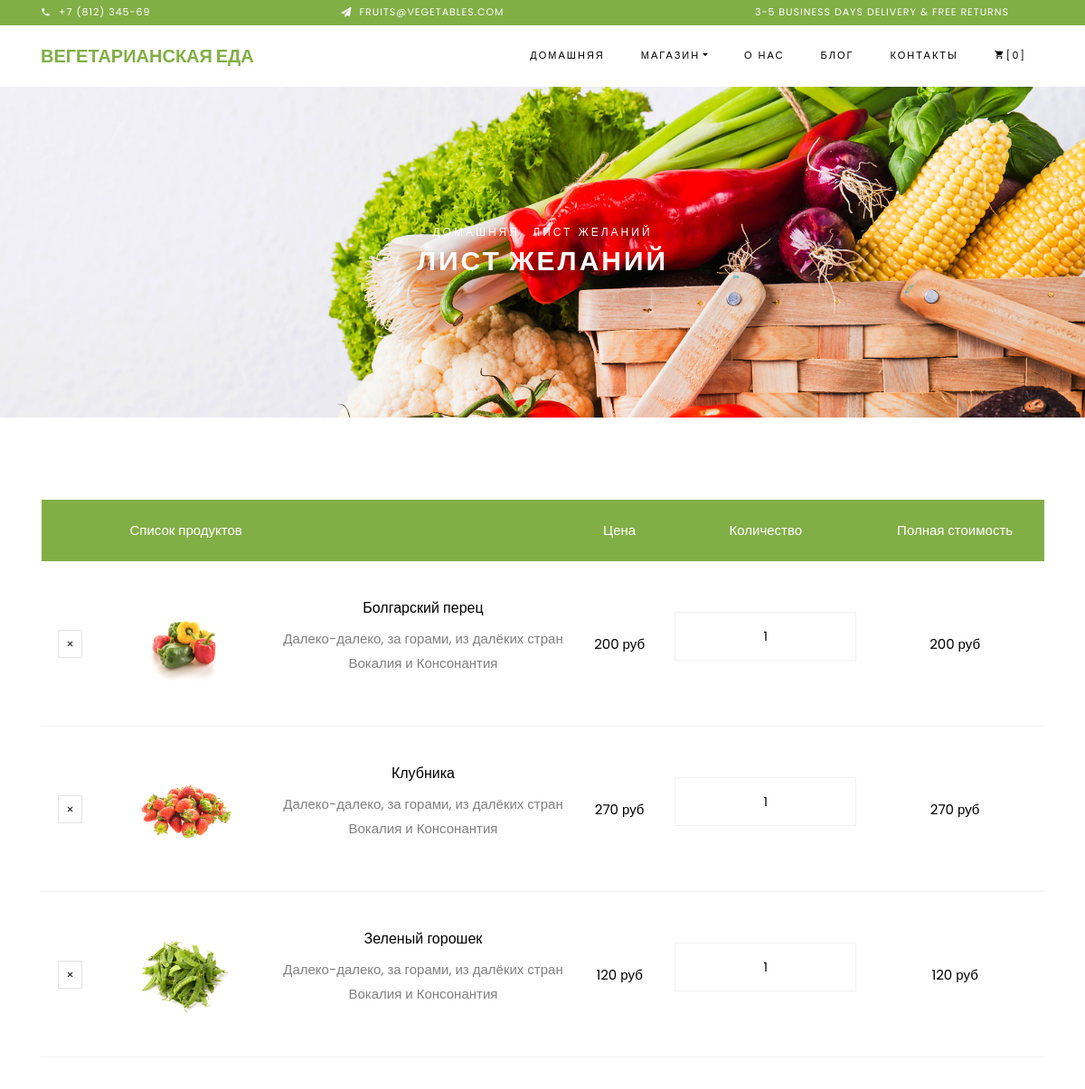
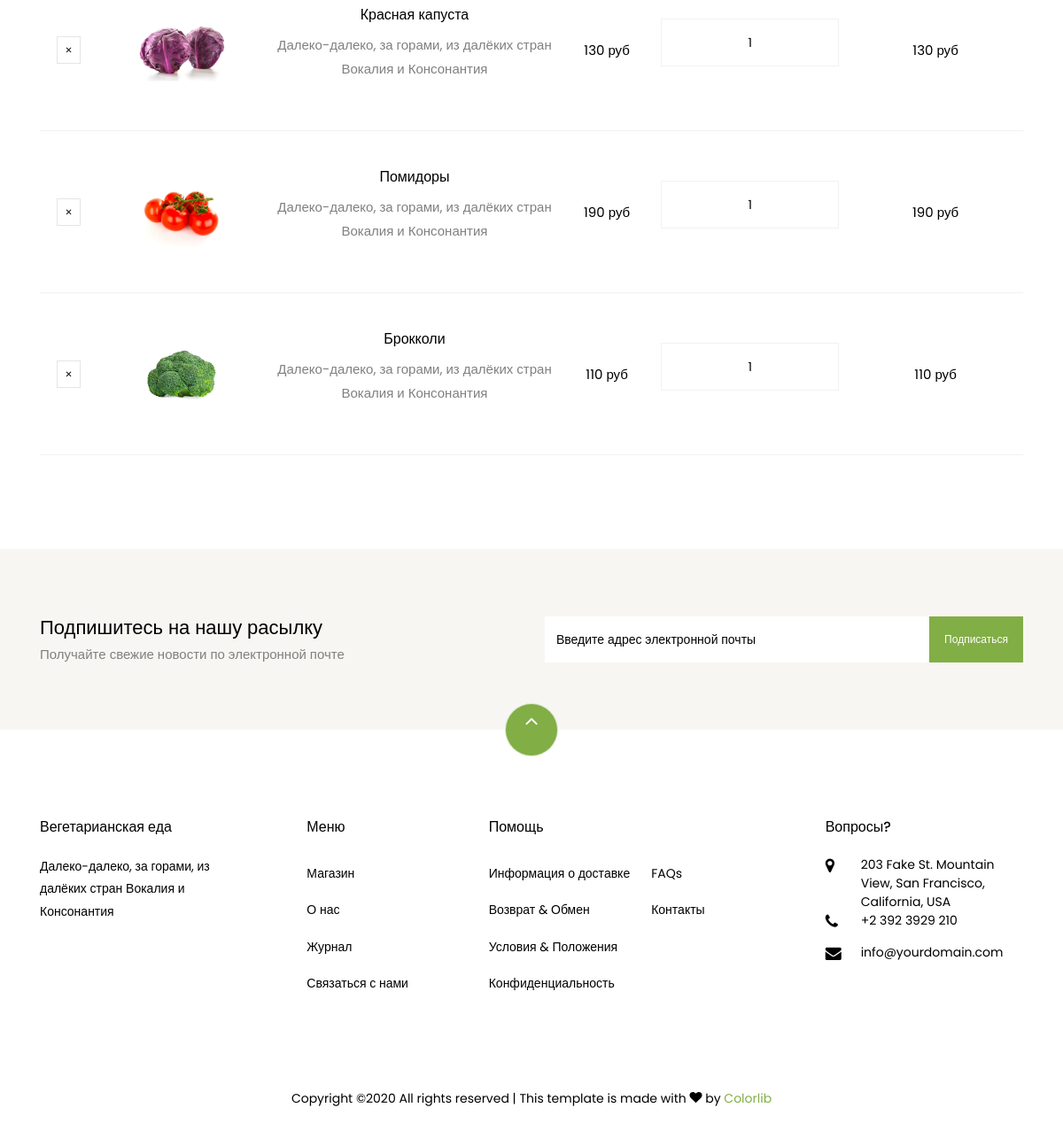
The app's page /wishlist/ with its own data (2 pictures, top to bottom).
### vege/models.py (models this page shows, shortened)
class RuProduct(models.Model):
    id = models.AutoField(primary_key=True)
    name = models.CharField(max_length=30)
    image = models.CharField(max_length=64)
    price = models.IntegerField()
    discount = models.IntegerField(blank=True)
    price_sale = models.FloatField()

### vege/views.py (the view)
# urls.py: path('wishlist/', WishlistView.as_view(), name="wishlist"),
class WishlistView(View):
    def get(self, request):
        products_list = []
        if LANGUAGE_CODE == 'ru':
            for obj in RuProduct.objects.all()[:6]:
                d = dict(name=obj.name, image=obj.image, price=f'{obj.price} руб', discount=obj.discount,
                         price_sale=f'{obj.price_sale} руб')
                products_list.append(d)
        else:
            for obj in EnProduct.objects.all()[:6]:
                d = dict(name=obj.name, image=obj.image, price=f'{obj.price} $', discount=obj.discount,
                         price_sale=f'{obj.price_sale} $')
                products_list.append(d)
        return render(request, 'vege/wishlist.html',
                      {"products": products_list, 'phone_number': PHONE_NUMBER, 'email_mail': EMAIL_MAIL})

### vege/templates/vege/wishlist.html
{% extends "vege/base.html" %}
{% load static %}
{% load i18n %}
{% block content %}
    <div class="hero-wrap hero-bread" style="background-image: url(/static/vege/images/bg_1.jpg);">
      <div class="container">
        <div class="row no-gutters slider-text align-items-center justify-content-center">
          <div class="col-md-9 ftco-animate text-center">
          	<p class="breadcrumbs"><span class="mr-2"><a href="{% url "" %}">{% trans 'HomePage' %}</a></span> <span>{% trans 'Wishlist' %}</span></p>
            <h1 class="mb-0 bread">{% trans 'Wishlist' %}</h1>
          </div>
        </div>
      </div>
    </div>
    <section class="ftco-section ftco-cart">
			<div class="container">
				<div class="row">
    			<div class="col-md-12 ftco-animate">
    				<div class="cart-list">
	    				<table class="table">
						    <thead class="thead-primary">
						      <tr class="text-center">
						        <th>&nbsp;</th>
						        <th>{% trans 'Product List' %}</th>
						        <th>&nbsp;</th>
						        <th>{% trans 'Price' %}</th>
						        <th>{% trans 'Quantity' %}</th>
						        <th>{% trans 'Total' %}</th>
						      </tr>
						    </thead>
						    <tbody>
                            {% for product in products %}
						      <tr class="text-center">
						        <td class="product-remove"><a href="#"><span class="ion-ios-close"></span></a></td>
						        <td class="image-prod"><div class="img" style="background-image:url(/static/{{ product.image }});"></div></td>
						        <td class="product-name">
						        	<h3>{{ product.name }}</h3>
						        	<p>{% trans 'far far' %}</p>
						        </td>
						        <td class="price">{{ product.price }}</td>
						        <td class="quantity">
						        	<div class="input-group mb-3">
					             	<input type="text" name="quantity" class="quantity form-control input-number" value="1" min="1" max="100">
					          	</div>
					          </td>
						        <td class="total">{{ product.price }}</td>
						      </tr>
                            {% endfor %}
						    </tbody>
						  </table>
					  </div>
    			</div>
    		</div>
			</div>
		</section>
{% endblock %}

### vege/templates/vege/base.html (shortened to what this page needs)
{% load static %}
{% load i18n %}
<!DOCTYPE html>
<html lang="en">
  <head>
    <link rel="stylesheet" href="{% static 'vege/css/open-iconic-bootstrap.min.css' %}">
    <link rel="stylesheet" href="{% static 'vege/css/animate.css' %}">
    <link rel="stylesheet" href="{% static 'vege/css/owl.carousel.min.css' %}">
    <link rel="stylesheet" href="{% static 'vege/css/owl.theme.default.min.css' %}">
    <link rel="stylesheet" href="{% static 'vege/css/magnific-popup.css' %}">
    <link rel="stylesheet" href="{% static 'vege/css/aos.css' %}">
    <link rel="stylesheet" href="{% static 'vege/css/ionicons.min.css' %}">
    <link rel="stylesheet" href="{% static 'vege/css/bootstrap-datepicker.css' %}">
    <link rel="stylesheet" href="{% static 'vege/css/jquery.timepicker.css' %}">
    <link rel="stylesheet" href="{% static 'vege/css/flaticon.css' %}">
    <link rel="stylesheet" href="{% static 'vege/css/icomoon.css' %}">
    <link rel="stylesheet" href="{% static 'vege/css/style.css' %}">
  </head>
  <body class="goto-here">
    <div class="py-1 bg-primary">
    	<div class="container">
    		<div class="row no-gutters d-flex align-items-start align-items-center px-md-0">
	    		<div class="col-lg-12 d-block">
		    		<div class="row d-flex">
		    			<div class="col-md pr-4 d-flex topper align-items-center">
					    	<div class="icon mr-2 d-flex justify-content-center align-items-center"><span class="icon-phone2"></span></div>
						    <span class="text">{{ phone_number }}</span>
					    </div>
					    <div class="col-md pr-4 d-flex topper align-items-center">
					    	<div class="icon mr-2 d-flex justify-content-center align-items-center"><span class="icon-paper-plane"></span></div>
						    <span class="text">{{ email_mail }}</span>
					    </div>
					    <div class="col-md-5 pr-4 d-flex topper align-items-center text-lg-right">
						    <span class="text">3-5 Business days delivery &amp; Free Returns</span>
					    </div>
				    </div>
			    </div>
		    </div>
        </div>
    </div>
    <nav class="navbar navbar-expand-lg navbar-dark ftco_navbar bg-dark ftco-navbar-light" id="ftco-navbar">
	    <div class="container">
	      <a class="navbar-brand" href="{% url '' %}">{% trans 'Vegefoods' %}</a>
	      <div class="collapse navbar-collapse" id="ftco-nav">
	        <ul class="navbar-nav ml-auto">
	          <li class="nav-item active"><a href="{% url '' %}" class="nav-link">{% trans 'HomePage' %}</a></li>
	          <li class="nav-item dropdown">
              <a class="nav-link dropdown-toggle" href="#" id="dropdown04" data-toggle="dropdown" aria-haspopup="true" aria-expanded="false">{% trans 'MainShop' %}</a>
            </li>
	          <li class="nav-item"><a href="{% url 'about' %}" class="nav-link">{% trans 'About' %}</a></li>
	          <li class="nav-item"><a href="{% url 'blog' %}" class="nav-link">{% trans 'Blog' %}</a></li>
	          <li class="nav-item"><a href="{% url 'contact' %}" class="nav-link">{% trans 'Contact' %}</a></li>
	          <li class="nav-item cta cta-colored"><a href="{% url 'cart' %}" class="nav-link"><span class="icon-shopping_cart"></span>[0]</a></li>
	        </ul>
	      </div>
	    </div>
	  </nav>
  {% block content %}
  {% endblock %}
 <section class="ftco-section ftco-no-pt ftco-no-pb py-5 bg-light">
      <div class="container py-4">
        <div class="row d-flex justify-content-center py-5">
          <div class="col-md-6">
          	<h2 style="font-size: 22px;" class="mb-0">{% trans 'Subcribe to' %}</h2>
          	<span>{% trans 'Get e-mail' %}</span>
          </div>
          <div class="col-md-6 d-flex align-items-center">
            <form action="#" class="subscribe-form">
              <div class="form-group d-flex">
                <input type="text" class="form-control" placeholder="{% trans 'Enter email address' %}">
                <input type="submit" value="{% trans 'Subscribe' %}" class="submit px-3">
              </div>
            </form>
          </div>
        </div>
      </div>
    </section>
    <footer class="ftco-footer ftco-section">
      <div class="container">
      	<div class="row">
      		<div class="mouse">
						<a href="#" class="mouse-icon">
							<div class="mouse-wheel"><span class="ion-ios-arrow-up"></span></div>
						</a>
					</div>
      	</div>
        <div class="row mb-5">
          <div class="col-md">
            <div class="ftco-footer-widget mb-4">
              <h2 class="ftco-heading-2">{% trans 'Vegefoods' %}</h2>
              <p>{% trans 'far far'%}</p>
              <ul class="ftco-footer-social list-unstyled float-md-left float-lft mt-5">
              </ul>
            </div>
          </div>
          <div class="col-md">
            <div class="ftco-footer-widget mb-4 ml-md-5">
              <h2 class="ftco-heading-2">{% trans 'Menu' %}</h2>
              <ul class="list-unstyled">
                <li><a href="#" class="py-2 d-block">{% trans 'Shop' %}</a></li>
                <li><a href="#" class="py-2 d-block">{% trans 'About' %}</a></li>
                <li><a href="#" class="py-2 d-block">{% trans 'Journal' %}</a></li>
                <li><a href="#" class="py-2 d-block">{% trans 'Contact Us' %}</a></li>
              </ul>
            </div>
          </div>
          <div class="col-md-4">
             <div class="ftco-footer-widget mb-4">
              <h2 class="ftco-heading-2">{% trans 'Help' %}</h2>
              <div class="d-flex">
	              <ul class="list-unstyled mr-l-5 pr-l-3 mr-4">
	                <li><a href="#" class="py-2 d-block">{% trans 'Shipping Information' %}</a></li>
	                <li><a href="#" class="py-2 d-block">{% trans 'Returns &amp; Exchange' %}</a></li>
	                <li><a href="#" class="py-2 d-block">{% trans 'Terms &amp; Conditions' %}</a></li>
	                <li><a href="#" class="py-2 d-block">{% trans 'Privacy Policy' %}</a></li>
	              </ul>
	              <ul class="list-unstyled">
	                <li><a href="#" class="py-2 d-block">FAQs</a></li>
	                <li><a href="#" class="py-2 d-block">{% trans 'Contact' %}</a></li>
	              </ul>
	            </div>
            </div>
          </div>
          <div class="col-md">
            <div class="ftco-footer-widget mb-4">
            	<h2 class="ftco-heading-2">{% trans 'Have a Questions?' %}</h2>
            	<div class="block-23 mb-3">
	              <ul>
	                <li><span class="icon icon-map-marker"></span><span class="text">203 Fake St. Mountain View, San Francisco, California, USA</span></li>
	                <li><a href="#"><span class="icon icon-phone"></span><span class="text">+2 392 3929 210</span></a></li>
	                <li><a href="#"><span class="icon icon-envelope"></span><span class="text">info@yourdomain.com</span></a></li>
	              </ul>
	            </div>
            </div>
          </div>
        </div>
        <div class="row">
          <div class="col-md-12 text-center">
            <p>
						  Copyright &copy;<script>document.write(new Date().getFullYear());</script> All rights reserved | This template is made with <i class="icon-heart color-danger" aria-hidden="true"></i> by <a href="https://colorlib.com" target="_blank">Colorlib</a>
						</p>
          </div>
        </div>
      </div>
    </footer>
  </body>
</html>

### vege/static/vege/css/icomoon.css (style rules this page uses)
[class^="icon-"], [class*=" icon-"] { font-family: 'icomoon' !important; speak: none; font-style: normal; font-weight: normal; font-variant: normal; text-transform: none; line-height: 1; -webkit-font-smoothing: antialiased; -moz-osx-font-smoothing: grayscale; }
.icon-heart:before { content: "\f004"; }
.icon-map-marker:before { content: "\f041"; }
.icon-phone:before { content: "\f095"; }
.icon-envelope:before { content: "\f0e0"; }
.icon-paper-plane:before { content: "\f1d8"; }
.icon-phone2:before { content: "\e0cd"; }
.icon-shopping_cart:before { content: "\e8cc"; }

### records on screen
RuProduct: image (picture), name "Болгарский перец"
RuProduct: image (picture), name "Клубника"
RuProduct: image (picture), name "Зеленый горошек"
RuProduct: image (picture), name "Красная капуста"
RuProduct: image (picture), name "Помидоры"
RuProduct: image (picture), name "Брокколи"

### other values on screen
{{ phone_number }} "+7 (812) 345-69"
{{ email_mail }} "FRUITS@VEGETABLES.COM"
{{ product.price }} "200 руб" "270 руб" "120 руб" "130 руб" "190 руб" "110 руб"
